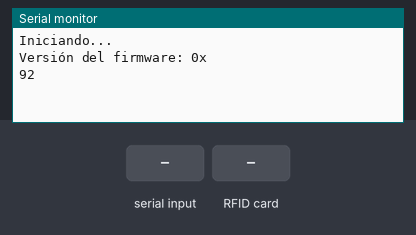
A sketch run on a simulated Arduino Mega 2560, built with avr-gcc and run on an emulated ATmega2560. On the bench: the last lines printed to the serial monitor. The inputs (shaded band) are chosen by the test bench.

Above: at 1.2 s.
1.3 s: "1\n" received over Serial
At 1.6 s:
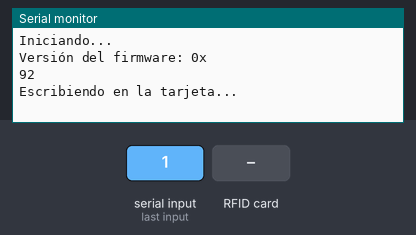
2.8 s: RFID card 5E 7A 19 C4 held to the reader
At 4.0 s:
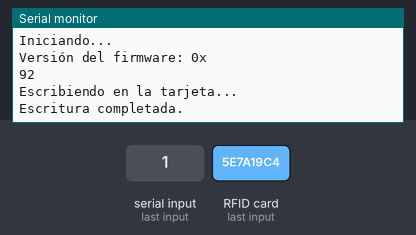
4.3 s: byte 50 ('2') received over Serial
At 5.0 s:
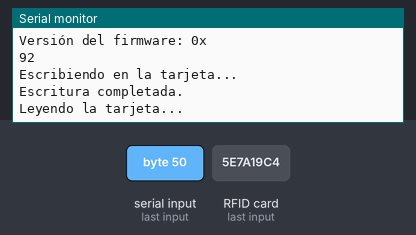
5.8 s: RFID card 5E 7A 19 C4 held to the reader
At 7.0 s:
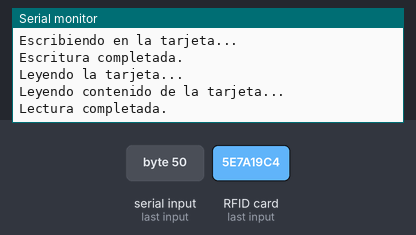
7.3 s: "0\n" received over Serial
At 7.8 s:
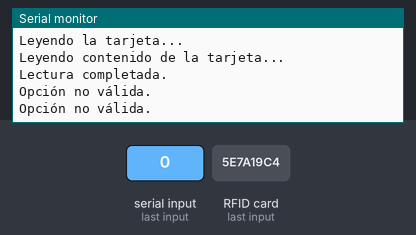

Measured:
- after the input at 1.3 s, the serial monitor: prints a new line at once (image 1)
- after the input at 2.8 s, the serial monitor: prints a new line at once (image 2)
- after the input at 4.3 s, the serial monitor: prints a new line at once (image 3)
- after the input at 5.8 s, the serial monitor: prints a new line at once (image 4)
- after the input at 7.3 s, the serial monitor: prints a new line at once (image 5)

The sketch:

Lector_arduino_rfid.ino
```cpp
#include <SPI.h>
#include <MFRC522.h>

#define RST_PIN         5  // Ajusta a tu configuración
#define SS_PIN          53 // Ajusta a tu configuración

MFRC522 mfrc522(SS_PIN, RST_PIN);

void setup() {
  Serial.begin(115200);
  SPI.begin();
  mfrc522.PCD_Init();

  Serial.println(F("Iniciando..."));

  // Verificar conexión con el lector RFID
  byte v = mfrc522.PCD_ReadRegister(mfrc522.VersionReg);
  if (v == 0x00 || v == 0xFF) {
    Serial.println(F("Error: No se pudo leer la versión del firmware, verifica la conexión del lector."));
    while (true); // Detiene el programa aquí si no se detecta el lector
  }
  Serial.println(F("Versión del firmware: 0x"));
  Serial.println(v, HEX);

  // El código para mostrar opciones y esperar una selección se traslada al loop()
}
void loop() {
  // Verificar si hay datos disponibles para leer en el puerto serial
  if (Serial.available() > 0) {
    char opcion = Serial.read(); // Lee la opción enviada desde el otro lado
    Serial.flush(); // Limpia el buffer Serial para evitar caracteres antiguos

    switch(opcion) {
      case '1':
        // Opción de escritura
        Serial.println(F("Escribiendo en la tarjeta..."));
        if (esperarTarjeta()) {
          recibirYEscribirTexto();
        }
        break;
      case '2':
        // Opción de lectura
        Serial.println(F("Leyendo la tarjeta..."));
        if (esperarTarjeta()) {
          leerContenidoDeLaTarjeta();
        }
        break;
      default:
        Serial.println(F("Opción no válida."));
        break;
    }
  }

  // Un pequeño delay para no saturar el loop
  delay(10);
}

bool esperarTarjeta() {
  unsigned long startTime = millis();
  while (!mfrc522.PICC_IsNewCardPresent() || !mfrc522.PICC_ReadCardSerial()) {
    if (millis() - startTime > 5000) { // Espera 5 segundos
      Serial.println(F("No se detecta ninguna tarjeta. Reintente."));
      return false; // Retorna falso si no se encuentra ninguna tarjeta en 5 segundos
    }
    delay(100);
  }
  return true; // Retorna verdadero cuando la tarjeta está presente
}

void escribeTextoEnTarjeta(String texto, MFRC522::MIFARE_Key key) {
  int indexTexto = 0; // Índice para el texto
  byte buffer[18]; // Buffer para almacenar el segmento de texto a escribir

  // Comenzar desde el sector 1, evitando el sector 0 completamente
  for (int sector = 1; sector < 16; sector++) {
    // Solo usa los primeros tres bloques de cada sector, evitando el bloque de trailer
    for (int bloqueRelativo = 0; bloqueRelativo < 3; bloqueRelativo++) {
      int bloque = sector * 4 + bloqueRelativo; // Calcula el bloque absoluto

      if (indexTexto < texto.length()) {
        // Prepara el segmento de texto para escribir
        String segmento = texto.substring(indexTexto, min(indexTexto + 16, texto.length()));
        segmento.getBytes(buffer, 18); // Asegúrate de que el buffer es limpiado adecuadamente si el texto es más corto
        memset(buffer + segmento.length(), 0, 16 - segmento.length()); // Rellena el resto del buffer con 0s

        // Autenticación con la llave A para el bloque actual
        MFRC522::StatusCode status = mfrc522.PCD_Authenticate(MFRC522::PICC_CMD_MF_AUTH_KEY_A, bloque, &key, &(mfrc522.uid));
        if (status != MFRC522::STATUS_OK) {
          Serial.print(F("Autenticación fallida en bloque ")); Serial.println(bloque);
          return;
        }

        // Escribir el segmento de texto en el bloque actual
        status = mfrc522.MIFARE_Write(bloque, buffer, 16);
        if (status != MFRC522::STATUS_OK) {
          Serial.print(F("Escritura fallida en bloque ")); Serial.println(bloque);
          return;
        }

        indexTexto += 16; // Incrementa el índice de texto para el próximo segmento
      }
    }
  }

  Serial.println(F("Escritura completada."));
  mfrc522.PICC_HaltA(); // Halt PICC
  mfrc522.PCD_StopCrypto1(); // Detiene la encriptación en PCD
}

void recibirYEscribirTexto() {
  String texto = "";
  while (Serial.available() == 0) {
    // Espera a que llegue el texto a escribir en la tarjeta
  }
  texto = Serial.readStringUntil('\n'); // Lee la cadena completa hasta el carácter de nueva línea

  MFRC522::MIFARE_Key key;
  for (byte i = 0; i < 6; i++) key.keyByte[i] = 0xFF; // Configura la llave por defecto

  // Ahora puedes usar la variable 'texto' con los datos recibidos para escribir en la tarjeta
  escribeTextoEnTarjeta(texto, key);
}
void leerContenidoDeLaTarjeta() {
  MFRC522::MIFARE_Key key;
  for (byte i = 0; i < 6; i++) key.keyByte[i] = 0xFF; // Llave por defecto

  Serial.println(F("Leyendo contenido de la tarjeta..."));

  // Iterar sobre los sectores y bloques válidos
  for (byte sector = 1; sector < mfrc522.PICC_GetType(mfrc522.uid.sak); sector++) {
    for (byte bloqueRelativo = 0; bloqueRelativo < 3; bloqueRelativo++) {
      byte blockAddr = sector * 4 + bloqueRelativo;

      // Autenticación usando la llave A
      MFRC522::StatusCode status = mfrc522.PCD_Authenticate(MFRC522::PICC_CMD_MF_AUTH_KEY_A, blockAddr, &key, &(mfrc522.uid));
      if (status != MFRC522::STATUS_OK) {
        // Omitir la impresión del error para mantener la salida limpia
        continue;
      }

      byte buffer[18];
      byte blockSize = sizeof(buffer);
      status = mfrc522.MIFARE_Read(blockAddr, buffer, &blockSize);
      if (status != MFRC522::STATUS_OK) {
        // Omitir la impresión del error para mantener la salida limpia
        continue;
      }

      // Convertir de Hex a ASCII para mostrar el contenido
      for (byte i = 0; i < 16; i++) {
        if (buffer[i] >= 32 && buffer[i] <= 126) {
          Serial.write(buffer[i]);
        } else if (buffer[i] == 0) { // Omitir o reemplazar valores nulos si es necesario
          // Serial.write(' '); // Descomentar si deseas agregar espacios en lugar de omitir
        } else {
          Serial.write('.'); // Reemplaza caracteres no imprimibles con puntos
        }
      }
    }
  }
  Serial.println(); // Agrega una nueva línea al final para separar la salida del mensaje "Lectura completada"
  Serial.println(F("Lectura completada."));

  mfrc522.PICC_HaltA(); // Halt PICC
  mfrc522.PCD_StopCrypto1(); // Detiene la encriptación en PCD
}
```
